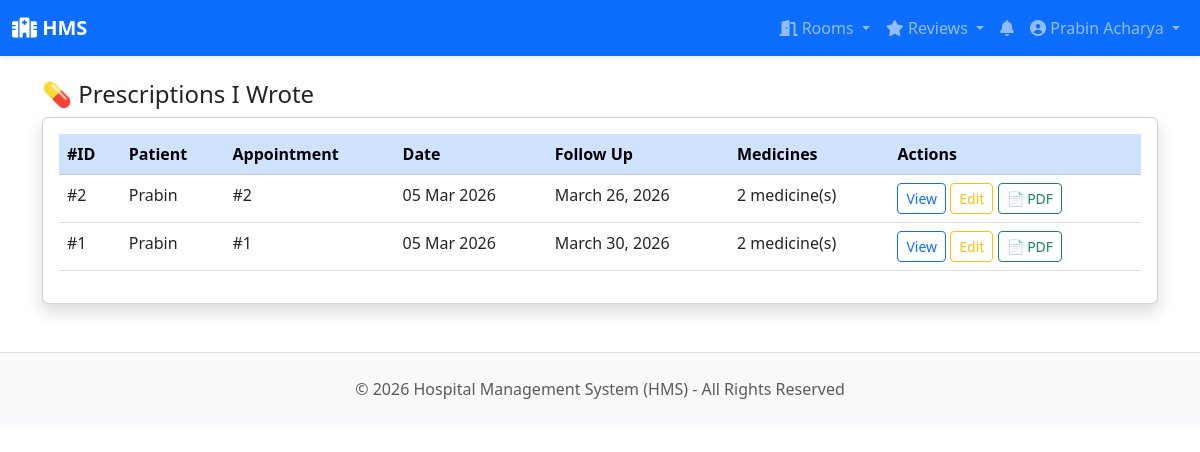
Screenshot of /prescriptions/my-prescriptions/ (signed in) with the database file from the repository.
### users/models.py (models this page shows, shortened)
class User(AbstractBaseUser, PermissionsMixin):
    ROLE_CHOICES = [
        ('PATIENT', 'Patient'),
        ('DOCTOR', 'Doctor'),
        ('RECEPTIONIST', 'Receptionist'),
        ('LAB_TECHNICIAN', 'Lab Technician'),
        ('ADMIN', 'Super Admin'),
    ]
    email = models.EmailField(unique=True)
    username = models.CharField(max_length=50)
    role = models.CharField(max_length=20, choices=ROLE_CHOICES, default='PATIENT')
    is_active = models.BooleanField(default=False)  # False until email activated
    is_staff = models.BooleanField(default=False)
    date_joined = models.DateTimeField(auto_now_add=True)
    activation_token = models.CharField(max_length=200, blank=True, null=True)
    objects = UserManager()
    USERNAME_FIELD = 'email'
    REQUIRED_FIELDS = ['username']

class PatientProfile(models.Model):
    GENDER_CHOICES = [
        ('M', 'Male'),
        ('F', 'Female'),
        ('O', 'Other'),
    ]
    BLOOD_GROUP_CHOICES = [
        ('A+', 'A+'), ('A-', 'A-'),
        ('B+', 'B+'), ('B-', 'B-'),
        ('AB+', 'AB+'), ('AB-', 'AB-'),
        ('O+', 'O+'), ('O-', 'O-'),
    ]
    user = models.OneToOneField(User, on_delete=models.CASCADE, related_name='patient_profile')
    full_name = models.CharField(max_length=100)
    phone = models.CharField(max_length=15, blank=True)
    gender = models.CharField(max_length=1, choices=GENDER_CHOICES, blank=True)
    date_of_birth = models.DateField(null=True, blank=True)
    blood_group = models.CharField(max_length=3, choices=BLOOD_GROUP_CHOICES, blank=True)
    height = models.FloatField(null=True, blank=True, help_text="Height in cm")
    weight = models.FloatField(null=True, blank=True, help_text="Weight in kg")
    image = models.ImageField(upload_to='patients/profile/', null=True, blank=True)
    address = models.TextField(blank=True)
    emergency_contact = models.CharField(max_length=15, blank=True)
    created_at = models.DateTimeField(auto_now_add=True)
    updated_at = models.DateTimeField(auto_now=True)

### prescriptions/models.py (models this page shows, shortened)
class Prescription(models.Model):
    appointment = models.OneToOneField(
        'appointments.Appointment',
        on_delete=models.CASCADE,
        related_name='prescription'
    )
    doctor = models.ForeignKey(
        'clinical.Doctor',
        on_delete=models.CASCADE,
        related_name='prescriptions'
    )
    patient = models.ForeignKey(
        'users.PatientProfile',
        on_delete=models.CASCADE,
        related_name='prescriptions'
    )
    notes = models.TextField(
        blank=True,
        help_text="General notes or diagnosis"
    )
    advice = models.TextField(
        blank=True,
        help_text="Doctor's advice to patient"
    )
    follow_up_date = models.DateField(
        null=True, blank=True,
        help_text="Next follow up date"
    )
    pdf_file = models.FileField(
        upload_to='prescriptions/pdfs/',
        null=True, blank=True
    )
    created_at = models.DateTimeField(auto_now_add=True)
    updated_at = models.DateTimeField(auto_now=True)

### appointments/models.py (models this page shows, shortened)
class Appointment(models.Model):
    STATUS_CHOICES = [
        ('PENDING', 'Pending'),
        ('CONFIRMED', 'Confirmed'),
        ('CANCELLED', 'Cancelled'),
        ('COMPLETED', 'Completed'),
    ]
    patient = models.ForeignKey(
        'users.PatientProfile',
        on_delete=models.CASCADE,
        related_name='appointments'
    )
    doctor = models.ForeignKey(
        'clinical.Doctor',
        on_delete=models.CASCADE,
        related_name='appointments'
    )
    date = models.DateField()
    start_time = models.TimeField()
    end_time = models.TimeField()
    status = models.CharField(max_length=10, choices=STATUS_CHOICES, default='PENDING')
    notes = models.TextField(blank=True, help_text="Patient notes for doctor")
    pdf_file = models.FileField(upload_to='appointments/pdfs/', null=True, blank=True)
    qr_code = models.ImageField(upload_to='appointments/qrcodes/', null=True, blank=True)
    created_at = models.DateTimeField(auto_now_add=True)
    updated_at = models.DateTimeField(auto_now=True)
    class Meta:
        unique_together = ['doctor', 'date', 'start_time']
        ordering = ['-date', '-start_time']

### prescriptions/views.py (the view)
# urls.py: path('my-prescriptions/', views.doctor_prescriptions, name='doctor_prescriptions'),
@login_required
def doctor_prescriptions(request):
    if request.user.role != 'DOCTOR':
        messages.error(request, 'Access denied.')
        return redirect('users:dashboard')
    prescriptions = Prescription.objects.filter(
        doctor=request.user.doctor_profile
    ).select_related(
        'patient', 'appointment'
    ).order_by('-created_at')
    return render(request, 'prescriptions/doctor_prescriptions.html', {
        'prescriptions': prescriptions
    })

### notifications/context_processors.py (called while the page is built)
def unread_notifications(request):
    if request.user.is_authenticated:
        count = Notification.objects.filter(recipient=request.user, is_read=False).count()
        return {'unread_notification_count': count}
    return {'unread_notification_count': 0}

### templates/prescriptions/doctor_prescriptions.html (shortened to what this page needs)
{% extends 'base.html' %}
{% block content %}
<h4>💊 Prescriptions I Wrote</h4>
<div class="card shadow">
    <div class="card-body">
        <table class="table table-hover">
            <thead class="table-primary">
                <tr>
                    <th>#ID</th>
                    <th>Patient</th>
                    <th>Appointment</th>
                    <th>Date</th>
                    <th>Follow Up</th>
                    <th>Medicines</th>
                    <th>Actions</th>
                </tr>
            </thead>
            <tbody>
                {% for prescription in prescriptions %}
                <tr>
                    <td>#{{ prescription.id }}</td>
                    <td>{{ prescription.patient.full_name }}</td>
                    <td>#{{ prescription.appointment.id }}</td>
                    <td>{{ prescription.created_at|date:"d M Y" }}</td>
                    <td>{{ prescription.follow_up_date|default:"—" }}</td>
                    <td>{{ prescription.items.count }} medicine(s)</td>
                    <td>
                        <a href="{% url 'prescriptions:prescription_detail' prescription.pk %}"
                           class="btn btn-sm btn-outline-primary">View</a>
                        <a href="{% url 'prescriptions:edit_prescription' prescription.pk %}"
                           class="btn btn-sm btn-outline-warning">Edit</a>
                        <a href="{% url 'prescriptions:download_pdf' prescription.pk %}"
                           class="btn btn-sm btn-outline-success">📄 PDF</a>
                    </td>
                </tr>
                {% empty %}
                <tr>
                    <td colspan="7" class="text-center text-muted py-4">
                        No prescriptions written yet.
                    </td>
                </tr>
                {% endfor %}
            </tbody>
        </table>
    </div>
</div>
{% endblock %}

### templates/base.html (shortened to what this page needs)
<!DOCTYPE html>
<html lang="en">
<head>
    <link href="https://cdn.jsdelivr.net/npm/bootstrap@5.3.0/dist/css/bootstrap.min.css" rel="stylesheet">
    <link href="https://cdnjs.cloudflare.com/ajax/libs/font-awesome/6.0.0/css/all.min.css" rel="stylesheet">
</head>
<body>
{% if user.is_authenticated %}
<nav class="navbar navbar-expand-lg navbar-dark bg-primary sticky-top shadow-sm">
    <div class="container-fluid">
        <a class="navbar-brand fw-bold" href="{% url 'users:dashboard' %}">
            <i class="fas fa-hospital"></i> HMS
        </a>
        <div class="collapse navbar-collapse" id="navbarNav">
            <div class="navbar-nav ms-auto">
                {% if user.role == 'PATIENT' or user.role == 'DOCTOR' or user.role == 'RECEPTIONIST' or user.role == 'ADMIN' %}
                <div class="nav-item dropdown">
                    <a class="nav-link dropdown-toggle" href="#" id="roomsDropdown" role="button" data-bs-toggle="dropdown">
                        <i class="fas fa-door-open"></i> Rooms
                    </a>
                </div>
                {% endif %}
                {% if user.role == 'PATIENT' or user.role == 'DOCTOR' %}
                <div class="nav-item dropdown">
                    <a class="nav-link dropdown-toggle" href="#" id="reviewsDropdown" role="button" data-bs-toggle="dropdown">
                        <i class="fas fa-star"></i> Reviews
                    </a>
                </div>
                {% endif %}
                <a class="nav-link" href="{% url 'notifications:notification_list' %}" title="Notifications">
                    <i class="fas fa-bell"></i>
                </a>
                <div class="nav-item dropdown">
                    <a class="nav-link dropdown-toggle" href="#" id="userDropdown" role="button" data-bs-toggle="dropdown">
                        <i class="fas fa-user-circle"></i> {{ user.first_name|default:user.username }}
                    </a>
                </div>
            </div>
        </div>
    </div>
</nav>
{% endif %}
<div class="{% if user.is_authenticated %}container{% else %}container-fluid{% endif %} mt-4">
    {% block content %}{% endblock %}
</div>
<footer class="bg-light text-muted py-4 mt-5 border-top">
    <div class="container text-center">
        <p class="mb-0">&copy; 2026 Hospital Management System (HMS) - All Rights Reserved</p>
    </div>
</footer>
<link href="https://cdnjs.cloudflare.com/ajax/libs/font-awesome/6.0.0/css/all.min.css" rel="stylesheet">
</body>
</html>

### rows the page displays
User: first_name "Prabin Acharya"
Prescription: id "2", patient.full_name "Prabin", appointment.id "2", created_at "05 Mar 2026", follow_up_date "March 26, 2026", items.count "2"
Prescription: id "1", patient.full_name "Prabin", appointment.id "1", created_at "05 Mar 2026", follow_up_date "March 30, 2026", items.count "2"
